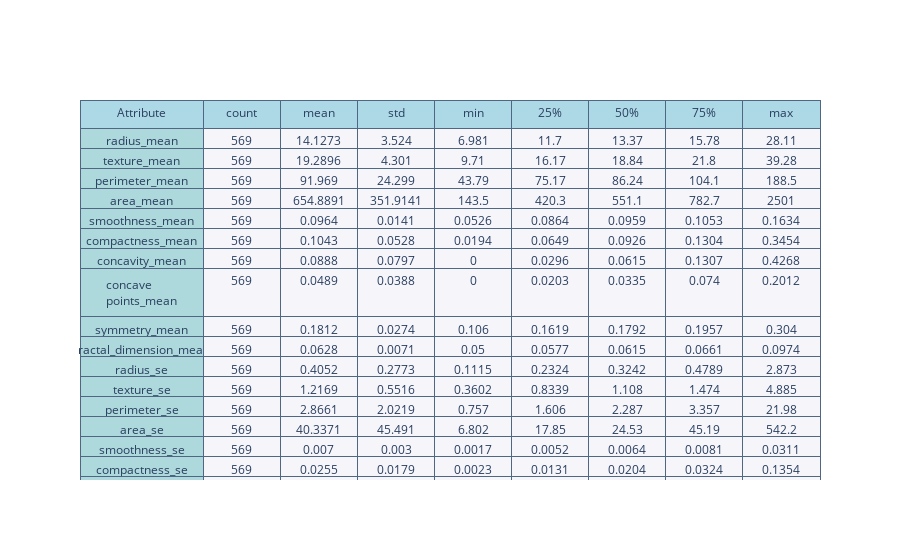

Here is the notebook cell this chart was saved with:
### Code cell
p = df.describe().T
p = p.round(4)
table = go.Table(
    columnwidth=[0.8]+[0.5]*8,
    header=dict(
        values=['Attribute'] + list(p.columns),
        line = dict(color='#506784'),
        fill = dict(color='lightblue'),
    ),
    cells=dict(
        values=[p.index] + [p[k].tolist() for k in p.columns[:]],
        line = dict(color='#506784'),
        fill = dict(color=['rgb(173, 216, 220)', '#f5f5fa'])
    )
)
py.iplot([table], filename='table-of-mining-data')

### Figure 1 — Plotly figure (JSON) as saved in the notebook; plotly's stock layout.template omitted (floating-point values rounded to 4 significant figures; data arrays with more than 128 entries replaced by an {"elided": "..."} marker saying what was removed)
{"data": [{"cells": {"fill": {"color": ["rgb(173, 216, 220)", "#f5f5fa"]}, "line": {"color": "#506784"}, "values": {"elided": "9x30 mixed values"}}, "columnwidth": [0.8, 0.5, 0.5, 0.5, 0.5, 0.5, 0.5, 0.5, 0.5], "header": {"fill": {"color": "lightblue"}, "line": {"color": "#506784"}, "values": ["Attribute", "count", "mean", "std", "min", "25%", "50%", "75%", "max"]}, "type": "table"}], "layout": {}}
